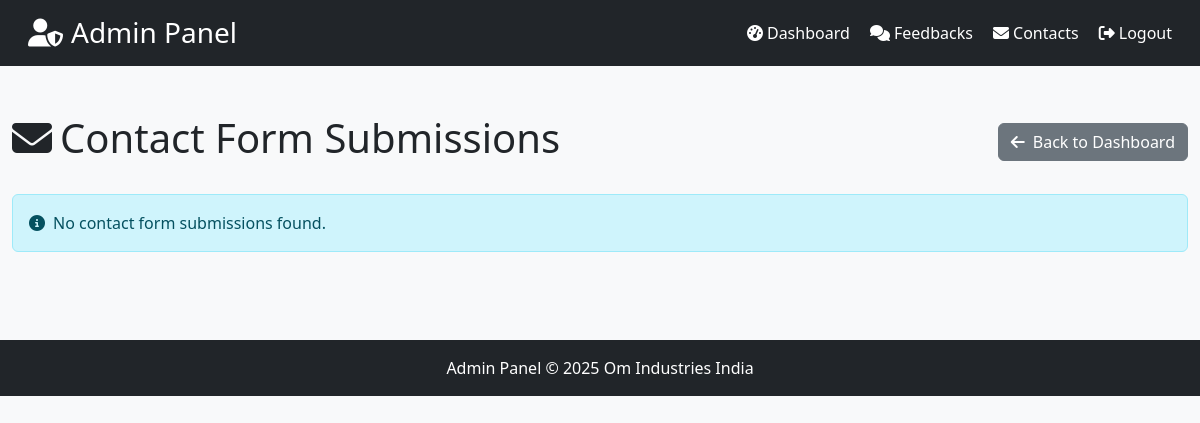
Before: /admin/contacts (signed in) with the older database file.
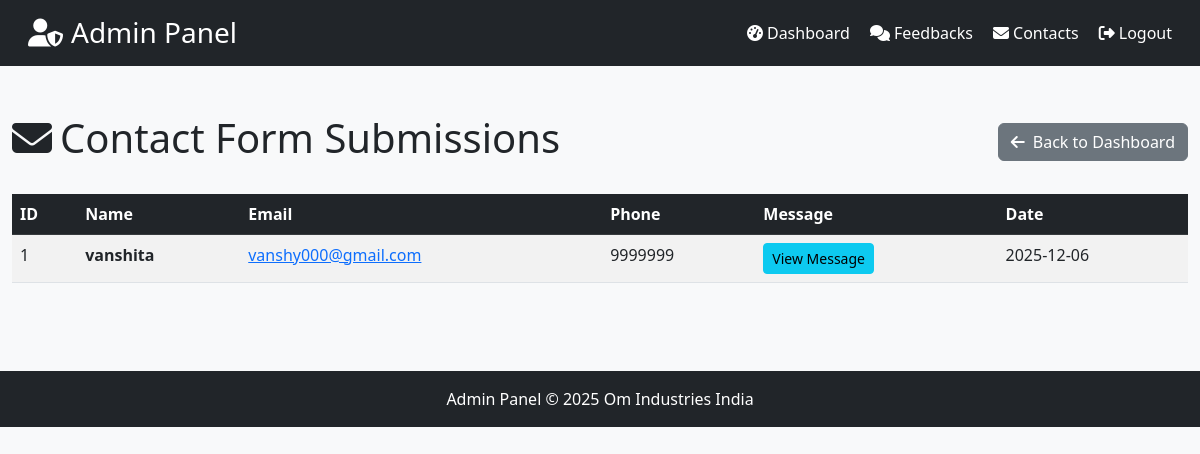
After: the same page with the newer database file.
### tables this page shows
CREATE TABLE contacts (
    id INTEGER PRIMARY KEY AUTOINCREMENT,
    name TEXT NOT NULL,
    email TEXT,
    phone TEXT,
    message TEXT
, date TIMESTAMP DEFAULT CURRENT_TIMESTAMP);

### app.py (the view)
@app.route("/admin/contacts")
def admin_contacts():
    if not session.get('admin_logged_in'):
        return redirect(url_for('admin_login'))
    conn = get_db_connection()
    contacts = conn.execute(
        "SELECT * FROM contacts ORDER BY date DESC"
    ).fetchall()
    conn.close()
    return render_template("admin/pages/contacts.html", title="Manage Contacts", contacts=contacts)

### app.py (called while the page is built)
def get_db_connection():
    conn = sqlite3.connect(DATABASE)
    conn.row_factory = sqlite3.Row
    return conn

### templates/admin/pages/contacts.html (shortened to what this page needs)
{% extends "admin/base_admin.html" %}
{% block content %}
<div class="container-fluid py-4">
  <div class="d-flex justify-content-between align-items-center mb-4">
    <h1><i class="fas fa-envelope me-2"></i>Contact Form Submissions</h1>
    <a href="{{ url_for('admin_dashboard') }}" class="btn btn-secondary">
      <i class="fas fa-arrow-left me-2"></i>Back to Dashboard
    </a>
  </div>
  {% if contacts %}
  <div class="table-responsive">
    <table class="table table-striped table-hover">
      <thead class="table-dark">
        <tr>
          <th>ID</th>
          <th>Name</th>
          <th>Email</th>
          <th>Phone</th>
          <th>Message</th>
          <th>Date</th>
        </tr>
      </thead>
      <tbody>
        {% for contact in contacts %}
        <tr>
          <td>{{ contact['id'] }}</td>
          <td><strong>{{ contact['name'] }}</strong></td>
          <td><a href="mailto:{{ contact['email'] }}">{{ contact['email'] }}</a></td>
          <td>{{ contact['phone'] or 'N/A' }}</td>
          <td>
            <button type="button" class="btn btn-sm btn-info" data-bs-toggle="modal" data-bs-target="#messageModal{{ contact['id'] }}">
              View Message
            </button>
          </td>
          <td>{{ contact['date'][:10] }}</td>
        </tr>
        {% endfor %}
      </tbody>
    </table>
  </div>
  {% else %}
  <div class="alert alert-info">
    <i class="fas fa-info-circle me-2"></i>No contact form submissions found.
  </div>
  {% endif %}
</div>
{% endblock %}

Changed rows visible on the page:
added contacts: id "1", name "vanshita", email "vanshy000@gmail.com", phone "9999999", date "2025-12-06"
Other visible differences:
text no longer shown: "No contact form submissions found."
text now shown: "ID Name Email Phone Message Date"
